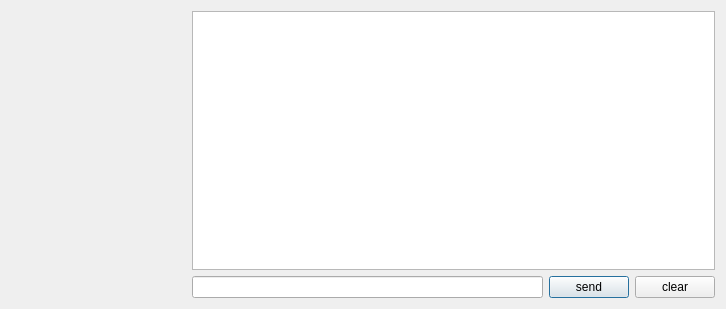
<?xml version="1.0" encoding="UTF-8"?>
<ui version="4.0">
 <class>Dialog</class>
 <widget class="QDialog" name="Dialog">
  <property name="geometry">
   <rect>
    <x>0</x>
    <y>0</y>
    <width>726</width>
    <height>309</height>
   </rect>
  </property>
  <property name="sizePolicy">
   <sizepolicy hsizetype="Expanding" vsizetype="Expanding">
    <horstretch>0</horstretch>
    <verstretch>0</verstretch>
   </sizepolicy>
  </property>
  <property name="windowTitle">
   <string>Agent</string>
  </property>
  <layout class="QHBoxLayout" name="horizontalLayout_2" stretch="1,3">
   <item>
    <widget class="QLabel" name="agent_pixmap">
     <property name="sizePolicy">
      <sizepolicy hsizetype="Expanding" vsizetype="Expanding">
       <horstretch>0</horstretch>
       <verstretch>0</verstretch>
      </sizepolicy>
     </property>
     <property name="text">
      <string/>
     </property>
     <property name="pixmap">
      <pixmap>images/agent.png</pixmap>
     </property>
     <property name="alignment">
      <set>Qt::AlignCenter</set>
     </property>
    </widget>
   </item>
   <item>
    <layout class="QVBoxLayout" name="right_layout" stretch="8,1">
     <item>
      <widget class="QListWidget" name="history_widget"/>
     </item>
     <item>
      <layout class="QHBoxLayout" name="input_layout" stretch="4,1,1">
       <item>
        <widget class="QLineEdit" name="user_input">
         <property name="sizePolicy">
          <sizepolicy hsizetype="Expanding" vsizetype="Fixed">
           <horstretch>0</horstretch>
           <verstretch>0</verstretch>
          </sizepolicy>
         </property>
        </widget>
       </item>
       <item>
        <widget class="QPushButton" name="send_btn">
         <property name="sizePolicy">
          <sizepolicy hsizetype="Fixed" vsizetype="Fixed">
           <horstretch>0</horstretch>
           <verstretch>0</verstretch>
          </sizepolicy>
         </property>
         <property name="text">
          <string>send</string>
         </property>
         <property name="default">
          <bool>true</bool>
         </property>
        </widget>
       </item>
       <item>
        <widget class="QPushButton" name="clear_btn">
         <property name="sizePolicy">
          <sizepolicy hsizetype="Fixed" vsizetype="Fixed">
           <horstretch>0</horstretch>
           <verstretch>0</verstretch>
          </sizepolicy>
         </property>
         <property name="text">
          <string>clear</string>
         </property>
        </widget>
       </item>
      </layout>
     </item>
    </layout>
   </item>
  </layout>
 </widget>
 <resources/>
 <connections/>
</ui>
